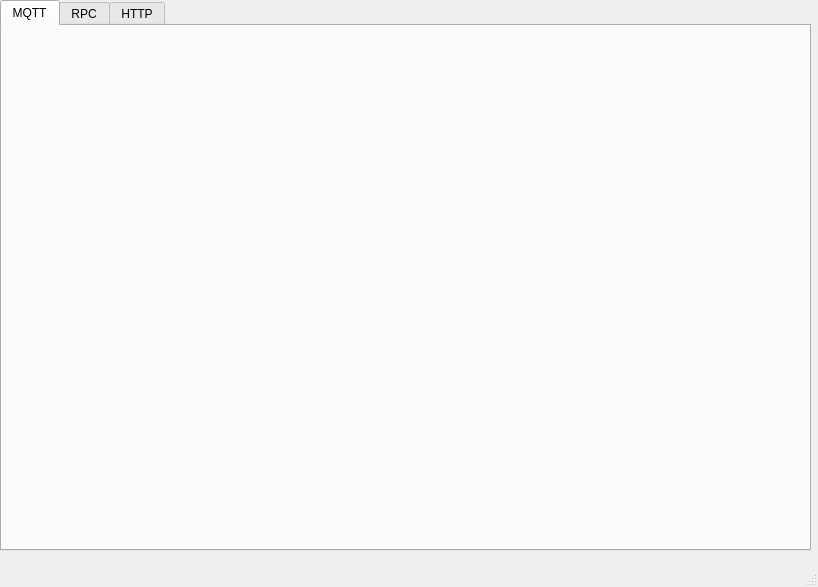
<?xml version="1.0" encoding="UTF-8"?>
<ui version="4.0">
 <class>MainWindow</class>
 <widget class="QMainWindow" name="MainWindow">
  <property name="geometry">
   <rect>
    <x>0</x>
    <y>0</y>
    <width>818</width>
    <height>587</height>
   </rect>
  </property>
  <property name="windowTitle">
   <string>通用管理工具</string>
  </property>
  <property name="layoutDirection">
   <enum>Qt::LeftToRight</enum>
  </property>
  <property name="toolButtonStyle">
   <enum>Qt::ToolButtonIconOnly</enum>
  </property>
  <property name="documentMode">
   <bool>false</bool>
  </property>
  <property name="dockNestingEnabled">
   <bool>false</bool>
  </property>
  <widget class="QWidget" name="centralwidget">
   <widget class="QTabWidget" name="main_tab">
    <property name="geometry">
     <rect>
      <x>0</x>
      <y>0</y>
      <width>811</width>
      <height>551</height>
     </rect>
    </property>
    <property name="currentIndex">
     <number>0</number>
    </property>
    <widget class="QWidget" name="mqtt_tab">
     <attribute name="title">
      <string>MQTT</string>
     </attribute>
    </widget>
    <widget class="QWidget" name="rpc_tab">
     <attribute name="title">
      <string>RPC</string>
     </attribute>
    </widget>
    <widget class="QWidget" name="http_tab">
     <attribute name="title">
      <string>HTTP</string>
     </attribute>
    </widget>
   </widget>
  </widget>
  <widget class="QStatusBar" name="status_bar"/>
 </widget>
 <resources/>
 <connections/>
 <slots>
  <slot>show_flag()</slot>
 </slots>
</ui>
